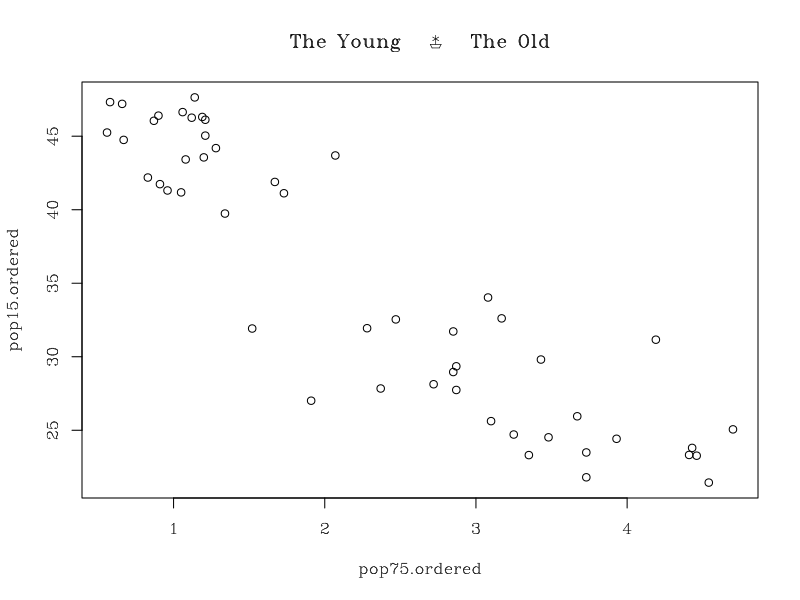

The R script that drew this image:
ord = order( 
  LifeCycleSavings$pop75 
)
pop75.ordered = LifeCycleSavings$pop75[ ord ]
pop15.ordered = LifeCycleSavings$pop15[ ord ]

plot( 
  pop75.ordered, 
  pop15.ordered, 
  family="HersheySerif", 
  main="The Young   \\#H0864   The Old" 
  )
